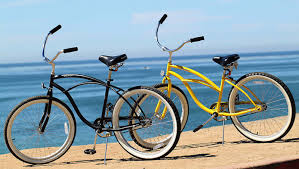
#> input picture img/bicycle.jpg, 299 x 169 px, given in place of the camera
$ python clr_filter_cam.py
#> lines starting #> are read from the running program, lines starting #| are printed output that depends on the picture; after the words box and inside, x2 and y2 are one past the last pixel; in counts of white or black regions, pixels touching at a corner belong together
import cv2
import numpy as np

cap = cv2.VideoCapture(0)
cap.set(3,480)
cap.set(4,320 )
while True:
    ret, frame = cap.read()
#> frame is the input picture: shape (169, 299, 3); mean B, G, R 169.3, 161.4, 141.8
    if not ret:
        print('no frame')
        break
    hsv = cv2.cvtColor(frame, cv2.COLOR_BGR2HSV)
#> hsv: shape (169, 299, 3); mean H, S, V 78.8, 94.3, 187.5
    blue1 = np.array([90, 50, 50])
    blue2 = np.array([120, 255,255])
    green1 = np.array([45, 50,50])
    green2 = np.array([75, 255,255]);
    red1 = np.array([0, 50,50])
    red2 = np.array([15, 255,255]);
    yellow1 = np.array([20, 50,50])
    yellow2 = np.array([35, 255,255]);

    mask_blue = cv2.inRange(hsv, blue1, blue2)
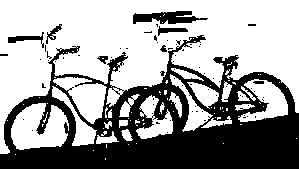
#> mask_blue: shape (169, 299); 62.3% white; 72 black regions (64 under 20 px), largest, box (x1, y1, x2, y2) and area: (0, 35, 299, 169) 17724, (133, 11, 208, 24) 595, (8, 32, 44, 48) 182
    mask_green = cv2.inRange(hsv, green1, green2)
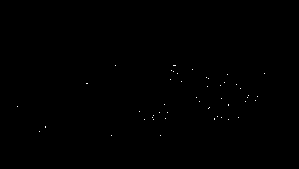
#> mask_green: shape (169, 299); 0.11% white in thin lines or dots, all inside (x1, y1, x2, y2) = (17, 65, 265, 136)
    mask_red = cv2.inRange(hsv, red1, red2)
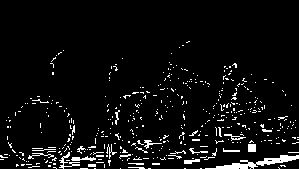
#> mask_red: shape (169, 299); 5.3% white in thin lines or dots, all inside (x1, y1, x2, y2) = (0, 41, 299, 169)
    mask_yellow = cv2.inRange(hsv, yellow1, yellow2)
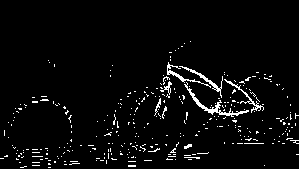
#> mask_yellow: shape (169, 299); 3.8% white in thin lines or dots, all inside (x1, y1, x2, y2) = (0, 41, 299, 168)
    res_blue = cv2.bitwise_and(frame, frame, mask=mask_blue)
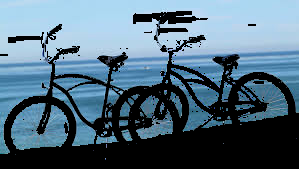
#> res_blue: shape (169, 299, 3); mean B, G, R 125.2, 107.5, 81.3
    res_green = cv2.bitwise_and(frame, frame, mask=mask_green)
    res_red = cv2.bitwise_and(frame, frame, mask=mask_red)
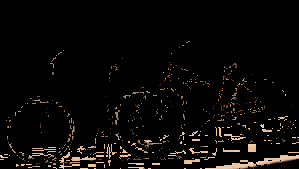
#> res_red: shape (169, 299, 3); mean B, G, R 6.5, 8.1, 10
    res_yellow = cv2.bitwise_and(frame, frame, mask=mask_yellow)
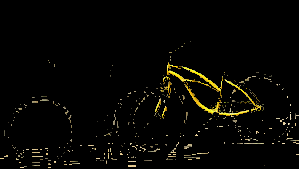
#> res_yellow: shape (169, 299, 3); mean B, G, R 3, 6.1, 6.8

    cv2.imshow('original', frame)
    cv2.imshow('blue', res_blue)
    cv2.imshow('green', res_green)
    cv2.imshow('red', res_red)
    cv2.imshow('yellow', res_yellow)
    if (cv2.waitKey(1) & 0xFF) == 27:
#> (key Esc is pressed here)
        break

cv2.destroyAllWindows()

$ run again, on img/cat_dog.jpg
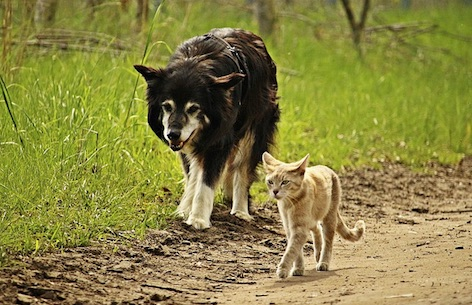
#> input picture img/cat_dog.jpg, 472 x 305 px, given in place of the camera
#> frame is the input picture: shape (305, 472, 3); mean B, G, R 66.7, 132.2, 137.7
#> hsv: shape (305, 472, 3); mean H, S, V 26.2, 139.2, 142.1
#> mask_blue: shape (305, 472); every value is 0
#> `mask_red = cv2.inRange(hsv, red1, red2)`:
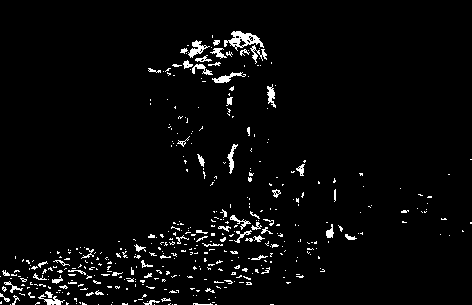
#> mask_red: shape (305, 472); 3.5% white in thin lines or dots, all inside (x1, y1, x2, y2) = (0, 31, 472, 305)
#> mask_yellow: shape (305, 472); 65.9% white; 313 black regions (268 under 20 px), largest, box (x1, y1, x2, y2) and area: (0, 28, 472, 305) 43913, (396, 224, 468, 270) 681, (448, 278, 472, 305) 331
#> res_blue: shape (305, 472, 3); every value is 0
#> `res_yellow = cv2.bitwise_and(frame, frame, mask=mask_yellow)`:
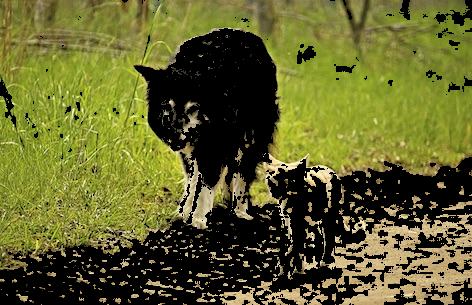
#> res_yellow: shape (305, 472, 3); mean B, G, R 43, 98.3, 97.6
